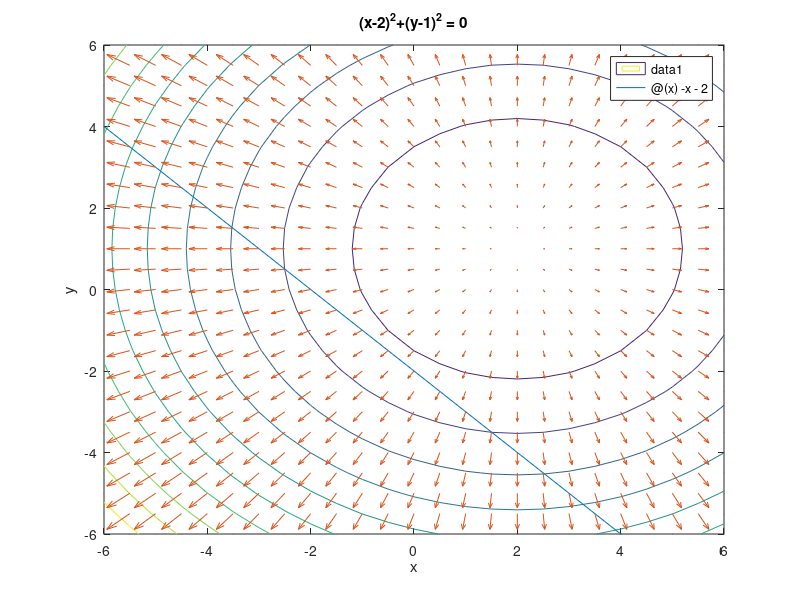

This chart was generated by the following MATLAB code:
clear all


%Objective function f= (x-2)^ + (y-1)^2 
%Constraint x+y=-2

%Contour Plot + Constraint + Gradient
ezsurf('(x-2)^2+(y-1)^2')
ezcontourf('(x-2)^2+(y-1)^2')
[x,y] = meshgrid(-6:0.5:6,-6:0.5:6);
z=(x-2).^2+(y-1).^2;

[px,py] = gradient(z,0.1,0.1);
contour(x,y,z); hold on
ezplot('(x-2).^2+(y-1).^2',[-6 6 -6 6]); hold on
fh = @(x) -x-2;
fplot(fh,[-6,6]); hold on
quiver(x,y,px,py)
